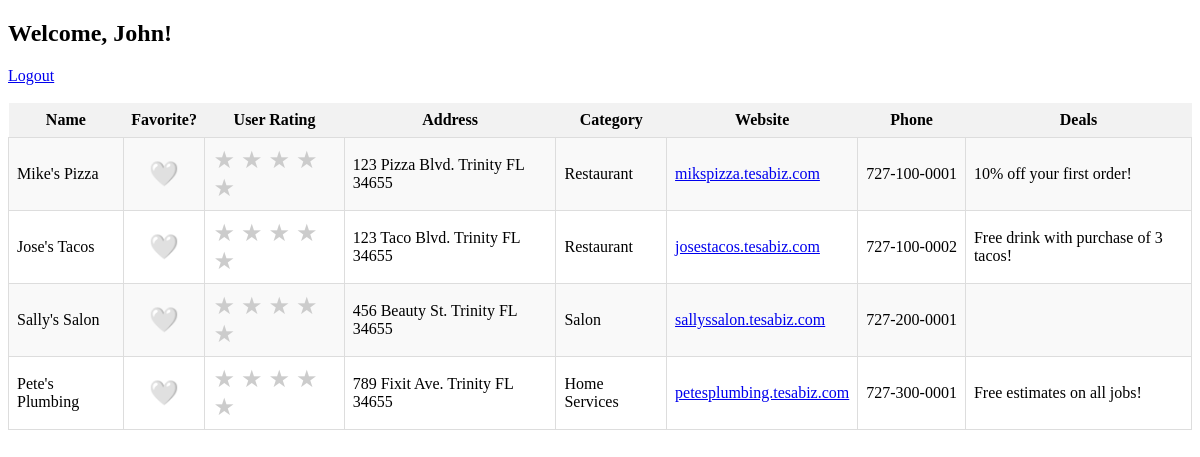
Screenshot of /businesses (signed in) with the database file from the repository.
### tables this page shows
CREATE TABLE business (
            id INTEGER PRIMARY KEY AUTOINCREMENT,
            name TEXT NOT NULL,
            address TEXT NOT NULL,
            category INTEGER NOT NULL,
            phone TEXT NOT NULL,
            website TEXT NOT NULL,
            deal TEXT
        );

### app.py (the view)
@app.route("/businesses")
def businesses():
    if "user_id" not in session:
        return redirect("/")
    conn = get_db()
    cur = conn.cursor()
    cur.execute("""
        SELECT b.id, b.name, b.address, b.category, b.website, b.phone,
               CASE WHEN uf.id IS NOT NULL THEN 1 ELSE 0 END as is_favorite,
               COALESCE(br.rating, 0) as user_rating, b.deal
        FROM business b
        LEFT JOIN user_favorite uf ON b.id = uf.business_id AND uf.user_id = ?
        LEFT JOIN business_rating br ON b.id = br.business_id AND br.user_id = ?
    """, (session["user_id"],session["user_id"],))
    rows = cur.fetchall()
    return render_template("businesses.html", name=session["first"], businesses=rows)

### app.py (called while the page is built)
def get_db():
    return sqlite3.connect("business_app.db", check_same_thread=False)

### templates/businesses.html (shortened to what this page needs)
<!DOCTYPE html>
<html>
<head>
</head>
<body>
<h2>Welcome, {{ name }}!</h2>
<a href="/logout">Logout</a>
<br><br>
<table id="bizTable">
    <tr>
        <th onclick="sortTable(0)">Name</th>
        <th onclick="sortTable(1)">Favorite?</th>
        <th onclick="sortTable(2)">User Rating</th>
        <th onclick="sortTable(3)">Address</th>
        <th onclick="sortTable(4)">Category</th>
        <th onclick="sortTable(5)">Website</th>
        <th onclick="sortTable(6)">Phone</th>
        <th onclick="sortTable(7)">Deals</th>
    </tr>
    {% for b in businesses %}
    <tr>
        <td>{{ b[1] }}</td>
        <td class="favorite-cell">
            <a href="/favorite/{{ b[0] }}" class="favorite-heart">
                {% if b[6] == 1 %}
                    ❤️
                {% else %}
                    🤍
                {% endif %}
            </a>
        </td>
        <td>
            <div class="rating">
                <a href="/rate/{{ b[0] }}/1" class="{% if b[7] >= 1 %}star-filled{% else %}star-empty{% endif %}">★</a>
                <a href="/rate/{{ b[0] }}/2" class="{% if b[7] >= 2 %}star-filled{% else %}star-empty{% endif %}">★</a>
                <a href="/rate/{{ b[0] }}/3" class="{% if b[7] >= 3 %}star-filled{% else %}star-empty{% endif %}">★</a>
                <a href="/rate/{{ b[0] }}/4" class="{% if b[7] >= 4 %}star-filled{% else %}star-empty{% endif %}">★</a>
                <a href="/rate/{{ b[0] }}/5" class="{% if b[7] >= 5 %}star-filled{% else %}star-empty{% endif %}">★</a>
            </div>
        </td>
        <td>{{ b[2] }}</td>
        <td>{{ b[3] }}</td>
        <td><a href="{{ b[4] }}" target="_blank">{{ b[4] }}</a></td>
        <td>{{ b[5][:3] }}-{{ b[5][3:6] }}-{{ b[5][-4:] }}</td>
        <td>{{ b[8] }}</td>
    </tr>
    {% endfor %}
</table>
</body>
</html>

### templates/businesses.html (style rules this page uses)
.rating { display: inline-block; }
.rating a { text-decoration: none; font-size: 1.5em; margin-right: 2px; }
.star-empty { color: #ccc; }
.favorite-cell { text-align: center; }
.favorite-heart { font-size: 1.5em; text-decoration: none; }
th { cursor: pointer; background-color: #f2f2f2; padding: 8px; position: relative; }
table { border-collapse: collapse; width: 100%; }
td { padding: 8px; border: 1px solid #ddd; }
tr:nth-child(even) { background-color: #f9f9f9; }

### rows the page displays
business: name "Mike's Pizza", address "123 Pizza Blvd. Trinity FL 34655", category "Restaurant", website "mikspizza.tesabiz.com", phone "727", phone "100", phone "0001", deal "10% off your first order!"
business: name "Jose's Tacos", address "123 Taco Blvd. Trinity FL 34655", category "Restaurant", website "josestacos.tesabiz.com", phone "727", phone "100", phone "0002", deal "Free drink with purchase of 3 tacos!"
business: name "Sally's Salon", address "456 Beauty St. Trinity FL 34655", category "Salon", website "sallyssalon.tesabiz.com", phone "727", phone "200", phone "0001"
business: name "Pete's Plumbing", address "789 Fixit Ave. Trinity FL 34655", category "Home Services", website "petesplumbing.tesabiz.com", phone "727", phone "300", phone "0001", deal "Free estimates on all jobs!"

### other values shown
{{ name }} "John"
